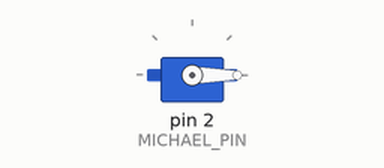
The sketch below on a simulated Arduino Uno, built with avr-gcc and run on an emulated ATmega328P. On the bench: servo.

Above: at 0.05 s.
Timing chart, 0 to 3.0 s (numbered marks = the images above):
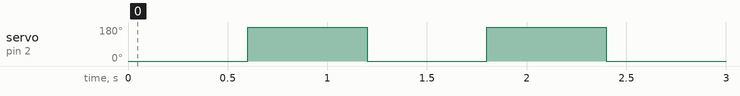

The sketch:

Learning_Servo_motors_24_25.ino
```cpp
//Add a libary for using servos
//how to:
//tools then manage libaries then search libary for Servo

//tells code to use servo libary
#include <Servo.h>
#define MICHAEL_PIN 2

//make servo Object

Servo Michael;

void setup() {
  // put your setup code here, to run once:

  Michael.attach(MICHAEL_PIN); //connecting servo object to pin
  Michael.write(90); //set start of propeller to 90 degrees

}

void loop() {
  // put your main code here, to run repeatedly:
  //range 0-180
  //negative numbers default to 0
  //numbers ghreater than 18' default to 180
  Michael.write(0);
  delay(600);
 Michael.write(180);
delay(600);
}
```

Measured:
- by itself, servo on pin 2 (MICHAEL_PIN): alternates 180° for 0.60 s and 0° for 0.60 s
